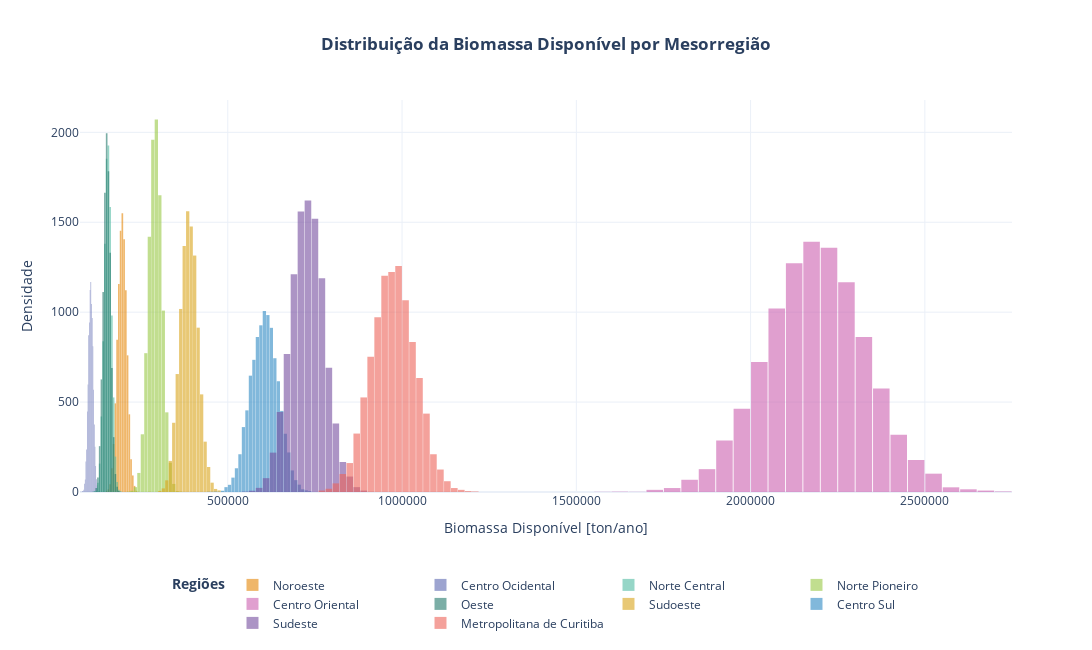

Notebook source saved alongside this figure:
### Code cell
# Gráfico comparativo e interativo da Biomassa disponível em cada mesorregião

import numpy as np
import pandas as pd
import plotly.graph_objects as go
import plotly.express as px

# Distribuicao do Residuo disponivel
def gerar_biomassa(BSd):
    n_simul = 10001
    BSdmin = BSd * 0.8503
    BSdmax = BSd * 1.3066
    amplitude = BSdmax - BSdmin
    sd = amplitude / 7  # desvio padrão ± 3,5sd
    return np.random.randn(n_simul) * sd + BSd

# Leitura dos dados
df = pd.read_csv("biomassas.csv", sep=";")

# Aplicação do Método de Monte Carlo para cada região
df["distribuicao"] = df["biomassa"].apply(gerar_biomassa)

# Paleta de cores
cores = px.colors.qualitative.Vivid

fig = go.Figure()

for i, row_data in df.iterrows():
    fig.add_trace(go.Histogram(
        x=row_data["distribuicao"],
        nbinsx=30,
        name=row_data["regiao"],
        opacity=0.6,
        marker_color=cores[i % len(cores)]
    ))

fig.update_layout(
    title="<b>Distribuição da Biomassa Disponível por Mesorregião</b>",
    title_x=0.5,
    xaxis_title="Biomassa Disponível [ton/ano]",
    yaxis_title="Densidade",
    barmode='overlay',
    bargap=0.05,
    height=650,
    width=1100,
    template="plotly_white",
    legend=dict(
        title="<b>Regiões</b>",
        orientation="h",
        yanchor="top",
        y=-0.2,         # legenda abaixo do gráfico
        xanchor="center",
        x=0.5
    )
)

fig.update_xaxes(tickangle=0, tickformat=".0f", showgrid=True)
fig.update_yaxes(showgrid=True)

fig.show()

### Figure 1 — Plotly figure (JSON) as saved in the notebook; plotly's stock layout.template omitted (floating-point values rounded to 4 significant figures; data arrays with more than 128 entries replaced by an {"elided": "..."} marker saying what was removed)
{"data": [{"marker": {"color": "rgb(229, 134, 6)"}, "name": "Noroeste", "nbinsx": 30, "opacity": 0.6, "type": "histogram", "x": {"elided": "10001 float values"}}, {"marker": {"color": "rgb(93, 105, 177)"}, "name": "Centro Ocidental", "nbinsx": 30, "opacity": 0.6, "type": "histogram", "x": {"elided": "10001 float values"}}, {"marker": {"color": "rgb(82, 188, 163)"}, "name": "Norte Central", "nbinsx": 30, "opacity": 0.6, "type": "histogram", "x": {"elided": "10001 float values"}}, {"marker": {"color": "rgb(153, 201, 69)"}, "name": "Norte Pioneiro", "nbinsx": 30, "opacity": 0.6, "type": "histogram", "x": {"elided": "10001 float values"}}, {"marker": {"color": "rgb(204, 97, 176)"}, "name": "Centro Oriental", "nbinsx": 30, "opacity": 0.6, "type": "histogram", "x": {"elided": "10001 float values"}}, {"marker": {"color": "rgb(36, 121, 108)"}, "name": "Oeste", "nbinsx": 30, "opacity": 0.6, "type": "histogram", "x": {"elided": "10001 float values"}}, {"marker": {"color": "rgb(218, 165, 27)"}, "name": "Sudoeste", "nbinsx": 30, "opacity": 0.6, "type": "histogram", "x": {"elided": "10001 float values"}}, {"marker": {"color": "rgb(47, 138, 196)"}, "name": "Centro Sul", "nbinsx": 30, "opacity": 0.6, "type": "histogram", "x": {"elided": "10001 float values"}}, {"marker": {"color": "rgb(118, 78, 159)"}, "name": "Sudeste", "nbinsx": 30, "opacity": 0.6, "type": "histogram", "x": {"elided": "10001 float values"}}, {"marker": {"color": "rgb(237, 100, 90)"}, "name": "Metropolitana de Curitiba", "nbinsx": 30, "opacity": 0.6, "type": "histogram", "x": {"elided": "10001 float values"}}], "layout": {"bargap": 0.05, "barmode": "overlay", "height": 650, "legend": {"orientation": "h", "title": {"text": "<b>Regiões</b>"}, "x": 0.5, "xanchor": "center", "y": -0.2, "yanchor": "top"}, "title": {"text": "<b>Distribuição da Biomassa Disponível por Mesorregião</b>", "x": 0.5}, "width": 1100, "xaxis": {"showgrid": true, "tickangle": 0, "tickformat": ".0f", "title": {"text": "Biomassa Disponível [ton/ano]"}}, "yaxis": {"showgrid": true, "title": {"text": "Densidade"}}}}
